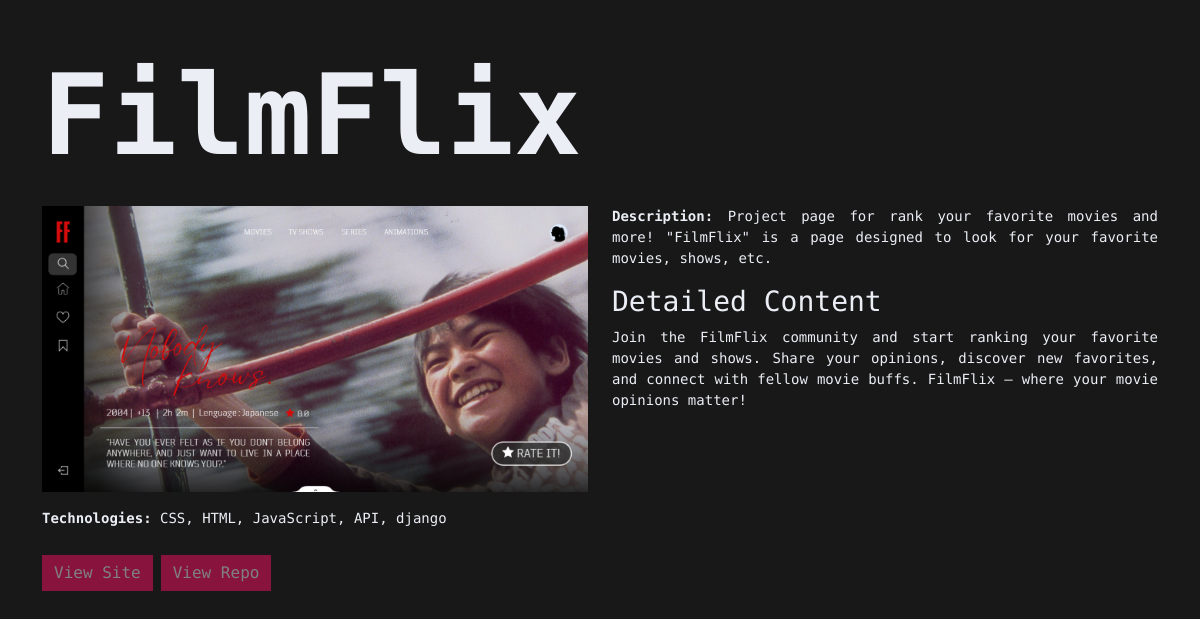
Page /proyecto/3/ on the committed database.
### myportfolio/models.py (models this page shows, shortened)
class Proyecto(models.Model):
    titulo = models.CharField(max_length=200)
    imagen = models.ImageField(upload_to='proyectos/')
    descripcion = models.TextField()
    contenido = RichTextField()  # Campo de texto enriquecido#######ETAPA 5
    tecnologias = models.ManyToManyField(Tecnologia)
    link_sitio = models.URLField(max_length=200)
    link_repositorio = models.URLField(max_length=200)
    categoria = models.ForeignKey(Categoria, on_delete=models.CASCADE)

class Tecnologia(models.Model):
    nombre = models.CharField(max_length=50, unique=True)
    def __str__(self):
        return self.nombre

### myportfolio/views.py (the view)
# urls.py: path('proyecto/<int:pk>/', views.proyecto_detalle, name='proyecto_detalle'),  # Nueva URL para el detalle del proyecto
def proyecto_detalle(request, pk):
    proyecto = get_object_or_404(Proyecto, pk=pk)
    return render(request, 'proyecto_detalle.html', {'proyecto': proyecto})

### myportfolio/templates/proyecto_detalle.html (shortened to what this page needs)
{% extends 'base_generic.html' %}
{% block content %}
  <div class="container mt-5">
    <h1 class="display-1">{{ proyecto.titulo }}</h1>
    <div class="row mt-4">
      <div class="col-md-6">
        <img src="{{ proyecto.imagen.url }}" alt="{{ proyecto.titulo }}" class="img-fluid">
        <div class="d-flex flex-column align-items-start mt-3">
          <p><strong>Technologies:</strong> {{ proyecto.tecnologias.all|join:", " }}</p>
          <div class="d-flex">
            <a href="{{ proyecto.link_sitio }}" class="btn btn-primary me-2">View Site</a>
            <a href="{{ proyecto.link_repositorio }}" class="btn btn-secondary">View Repo</a>
          </div>
        </div>
      </div>
      <div class="col-md-6">
        <p><strong>Description:</strong> {{ proyecto.descripcion }}</p>
        <h3>Detailed Content</h3>
        <div>{{ proyecto.contenido|safe }}</div>
      </div>
    </div>
  </div>
{% endblock %}

### myportfolio/templates/base_generic.html (shortened to what this page needs)
{% load bootstrap5 %}
{% load static %}
<!DOCTYPE html>
<html lang="en">
<head>
  {% bootstrap_css %}
  <link rel="stylesheet" href="{% static 'css/styles.css' %}">
</head>
<body>
  {% block content %}{% endblock %}
</body>
</html>

### myportfolio/static/css/styles.css (style rules this page uses)
:root { --color-body: #181818; --color-heading: #ebeef5; --color1: #F70F62; --color2: #F25380; --color3: #242424; --sidebar-width: 240px; }
body { background-color: var(--color-body) !important; color: var(--color-heading); font-family: 'Source Code Pro', monospace; padding: 0; }

### myportfolio/templates/proyecto_detalle.html (style rules this page uses)
.display-1 { font-size: 7rem; font-weight: bold; font-family: 'Source Code Pro', monospace; }
.btn-primary, .btn-secondary { background-color: rgba(247, 15, 98, 0.5); border: none; margin: 10px 0; border-radius: 0; color: grey; }
.col-md-6 { font-size: 14px; text-align: justify !important; }
.me-2 { margin-right: 10px; }
.d-flex.flex-column.align-items-start.mt-3 { margin-top: 20px; }

### rows in the picture
Proyecto: titulo "FilmFlix", imagen (picture), tecnologias.all "CSS, HTML, JavaScript, API, django", descripcion "Project page for rank your favorite movies and more! \"FilmFlix\" is a page designed to look for your favorite movies, shows, etc.", contenido "Join the FilmFlix community and start ranking your favorite movies and shows. Share your opinions, discover new favorites, and connect with fellow movie buffs. FilmFlix – where your movie opinions matter!"
